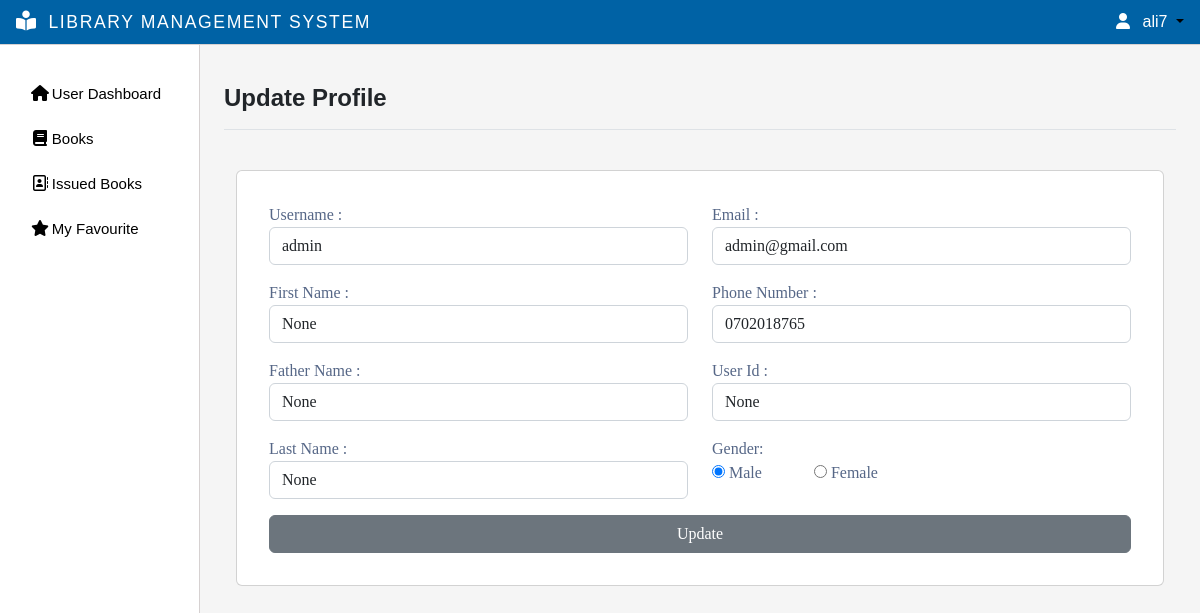
Page /update-profile/1/ (signed in) on the committed database.
### myapp/models.py (models this page shows)
class CustomUser(AbstractUser):
    email = models.EmailField(max_length=255, unique=True)
    username = models.CharField(max_length=50, unique=True)
    first_name = models.CharField(null=True, blank=True, max_length=100)
    father_name= models.CharField(null=True, blank=True, max_length=100)
    last_name = models.CharField(null=True, blank=True, max_length=100)
    phone_number = models.CharField(max_length=16)
    user_id = models.CharField(max_length=50,null=True,blank=True)
    group = models.ForeignKey(Group, on_delete=models.CASCADE, default=2)
    gender = models.CharField(max_length=1,null=True,blank=True)
    USERNAME_FIELD = 'email'
    EMAIL_FIELD = 'email'
    REQUIRED_FIELDS = []
    objects = CutomUserManager()

### myapp/views.py (the view)
# urls.py: path('update-profile/<str:id>/',views.Update_profile, name="update-profile"),
@login_required
def Update_profile(request, id):
    if request.method == 'POST':
        user = User.objects.get(pk=id)
        user.username = request.POST['username']
        user.first_name = request.POST['first_name']
        user.father_name = request.POST['father_name']
        user.last_name = request.POST['last_name']
        user.email = request.POST['email']
        user.phone_number = request.POST['phone_number']
        user.user_id = request.POST['user_id']
        user.gender = request.POST['gender']
        user = user.save()
        return redirect('user-profile')
    else:
       pass
    user = User.objects.get(pk=id)
    return render(request,'update_profile.html', {'user': user})

### myapp/templates/update_profile.html (shortened to what this page needs)
{% extends 'main.html' %}
{% block title %}Update Profile{% endblock title %}
{% block content %}
<div class="container pt-4">
    <div class="row">
        <div class="col col-12">
            <div class="card">
                <div class="card-body p-4">
                    <form action="" method="POST">
                        <div class="row registerform p-2">
                            <div class="col-md-6 ">
                                <div class="form-group">
                                    <label for="">Username :</label>
                                    <input type="text" name="username" class="form-control mb-3" value="{{user.username}}">
                                </div>
                                <div class="form-group">
                                    <label for="">First Name :</label>
                                    <input type="text" name="first_name" id="" value="{{user.first_name}}" class="form-control mb-3">
                                </div>
                                <div class="form-group">
                                    <label for="">Father Name :</label>
                                    <input type="text" name="father_name" id="" value="{{user.father_name}}" class="form-control mb-3">
                                </div>
                                <div class="form-group">
                                    <label for="">Last Name :</label>
                                    <input type="text" name="last_name" id="" value="{{user.last_name}}" class="form-control mb-3">
                                </div>
                            </div>
                            <div class="col-md-6">
                                <div class="form-group">
                                    <label for="">Email :</label>
                                    <input type="email" name="email" id="" value="{{user.email}}" class="form-control mb-3">
                                </div>
                                <div class="form-group">
                                    <label for="">Phone Number :</label>
                                    <input type="text" name="phone_number" value="{{user.phone_number}}" class="form-control mb-3 ">
                                </div>
                                <div class="form-group">
                                    <label for="">User Id :</label>
                                    <input type="text" name="user_id" value="{{user.user_id}}" class="form-control mb-3">
                                </div>
                                <div class="form-group">
                                    <label for="" class="me-2 fw-700">Gender:</label>
                                </div>
                                <div class="form-group">
                                    <input type="radio" name="gender" id="male" value="M" {% if user.gender == "M" %}checked{% endif %}>
                                    <label for="male" class="me-5">Male</label>
                                    <input type="radio" name="gender" id="female" value="F" {% if user.gender == "F" %}checked{% endif %} >
                                    <label for="female" class="me-1">Female</label>
                                </div>
                            </div>
                            <div class="col-md-12">
                                <div class="form-group">
                                    <input type="submit" class="btn btn-secondary w-100" value="Update">
                                </div>
                            </div>
                        </div>
                    </form>
                </div>
            </div>
        </div>
    </div>
</div>
{% endblock %}

### templates/navbar.html (shortened to what this page needs)
{% load static %}
{% load custom_tags %}
if {% if request.resolver_match.url_name == 'index' %}
<nav class="navbar navbar-expand-lg backgroundcolor fixed-top bg-light">
  <div class="container">
    <a href="{% url 'index' %}"><img src="{% static 'images/en.png' %}" class="w-48" alt=""></a>
    <button class="navbar-toggler" type="button" data-bs-toggle="collapse" data-bs-target="#navbarNav" aria-controls="navbarNav" aria-expanded="false" aria-label="Toggle navigation">
        <span class="navbar-toggler-icon"></span>
      </button>
      <div class="collapse navbar-collapse" id="navbarNav">
        <ul class="navbar-nav ms-auto">
          <li class="nav-item">
            <a class="nav-link fw-bolder " aria-current="page" href="{% url 'index' %}">Home</a>
          </li>
          <li class="nav-item">
            <div class="collapse navbar-collapse show" id="navbarNavDarkDropdown">
              <ul class="navbar-nav">
                <li class="nav-item dropdown ">
                  <a class="nav-link dropdown-toggle fw-bolder" href="{% url 'index' %}" id="navbarDarkDropdownMenuLink" role="button" data-bs-toggle="dropdown" aria-expanded="false">
                    Categories
                  </a>
                  <ul class="dropdown-menu dropdown-menu-light" aria-labelledby="navbarDarkDropdownMenuLink">
                    <li class="nav-item">
                      {% get_categories %}
                      <!-- {% for g in get_categories %}
                      {{g}}
                      {% endfor %} -->
                    </li>
                  </ul>
                </li>
              </ul>
            </div>
          </li>
          <li class="nav-item">
            <div class="collapse navbar-collapse show" id="navbarNavDarkDropdown">
              <ul class="navbar-nav">
                <li class="nav-item dropdown ">
                  <a class="nav-link dropdown-toggle fw-bolder" href="{% url 'index' %}" id="navbarDarkDropdownMenuLink" role="button" data-bs-toggle="dropdown" aria-expanded="false">
                    Links
                  </a>
                  <ul class="dropdown-menu dropdown-menu-light" aria-labelledby="navbarDarkDropdownMenuLink">
                    <li class="nav-item">
                      <a href="https://sppl.org" class="dropdown-item">Saint Paul Public Library</a>
                      <a href="https://cphlibrary.org/" class="dropdown-item">Clifton Park Halfmoon Library</a>
                      <a href="https://aadl.org/" class="dropdown-item">Ann Arbor District Library</a>
                      <a href="https://www.nypl.org/" class="dropdown-item">New York Public Library</a>
                      <a href="https://www.brooklinelibrary.org/" class="dropdown-item">Brookline Public Library</a>
                    </li>
                  </ul>
                </li>
              </ul>
            </div>
          </li>
          <li class="nav-item">
            <a class="nav-link fw-bolder" href="{% url 'contact-us' %}">Contact us</a>
          </li>
        </ul>
      </div>
    </div>
  </nav>
  {% else %}
<nav class="navbar navbar-expand-lg backgroundcolor fixed-top px-3 py-1 justify-content-between">
  <a class="navbar-brand" href="{% url 'admin-page' %}">
    <i class="fa-solid fa-book-open-reader navbar-icon "></i>
    <span class="ms-2 text-white">LIBRARY MANAGEMENT SYSTEM</span>
  </a>
  <div class="dropdown">
    {% if request.user.username %}
        <a class="dropdown-toggle user-menu-item" data-bs-toggle="dropdown" aria-expanded="false">
          <i class="fa-solid fa-user me-2 text-white"></i>
            <span class="text-white">{{request.user.username}}</span>
        </a>
    {% endif %}
  </div>
</nav>
  {% endif %}

### static/css/main.css (style rules this page uses)
body { color: #566787; background: #f5f5f5; font-family: 'Varela Round', sans-serif; }
.text-white { color:#fff !important; }
body { overflow-y:scroll; }
.navbar-icon { margin-top: -9px !important; font-size: 20px !important; }

### static/css/style.css (style rules this page uses)
* { margin: 0; padding: 0; box-sizing: border-box; }
:root { --offconvas-width: 270px; --topNavbarHeight: 56px; }
.navbar-icon { color: white; }
.backgroundcolor { background-color: rgba(0,98, 165, 1); border-bottom:1px solid #d6d1d1; }
@media screen and (min-width: 1200px) { .ms-2 { font-size: 1.1rem !important; letter-spacing: 0.1rem; } }
@media (min-width : 920px) { .navbar-brand { font-size: 0.9rem !important; } }
@media (min-width : 390px) { .navbar-brand { font-size: 1rem !important ; } }
.user-menu-item { color:#000000; text-decoration:none; cursor: pointer; }
.card { font-family:auto; }

### rows in the picture
CustomUser: user.username "ali7"
CustomUser: username "admin", first_name "None", father_name "None", last_name "None", email "admin@gmail.com", phone_number "0702018765", user_id "None", gender "☑ Male", gender "☐ Female"
